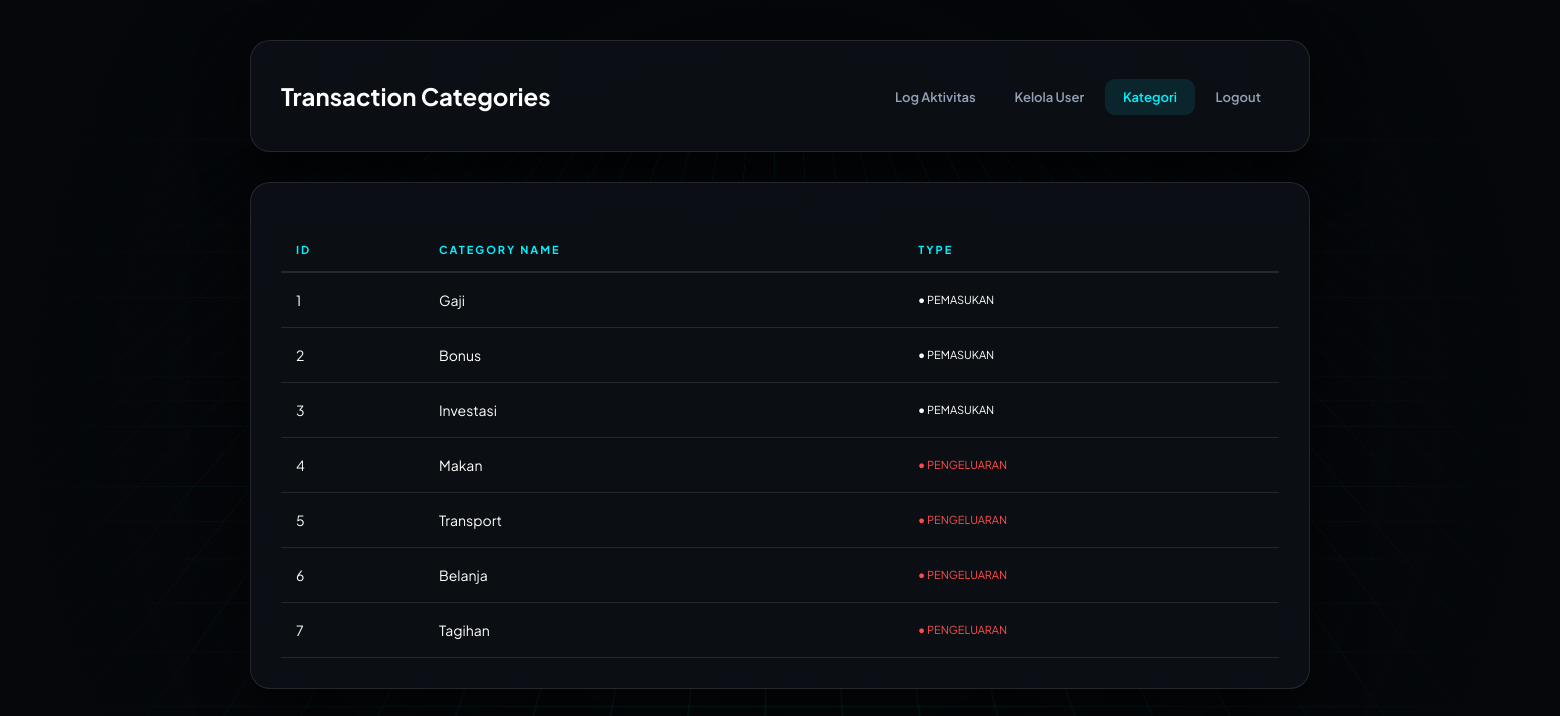
Screenshot of /kelola_kategori.php (signed in) with the database file from the repository.
### tables this page shows
CREATE TABLE `kategori` (
  `id_kategori` int NOT NULL AUTO_INCREMENT,
  `nama_kategori` varchar(50) NOT NULL,
  `tipe` enum('pemasukan','pengeluaran') NOT NULL,
  PRIMARY KEY (`id_kategori`)
);

### kelola_kategori.php (the view, shortened to what this page needs)
<?php include '../koneksi.php';
if ($_SESSION['role'] !== 'admin') { header("Location: ../index.php"); exit; } ?>
<!DOCTYPE html>
<html>
<head>
    <link rel="stylesheet" href="../style.css">
</head>
<body>
    <div class="container">
        <div class="header-box">
            <h2>Transaction Categories</h2>
            <div class="nav-links">
                <a href="dashboard.php">Log Aktivitas</a>
                <a href="kelola_user.php">Kelola User</a>
                <a href="kelola_kategori.php" class="active">Kategori</a>
                <a href="../index.php">Logout</a>
            </div>
        </div>
        <div class="card">
            <table>
                <thead>
                    <tr><th>ID</th><th>Category Name</th><th>Type</th></tr>
                </thead>
                <tbody>
                    <?php $q = mysqli_query($koneksi, "SELECT * FROM kategori");
                    while($r = mysqli_fetch_assoc($q)) {
                        $color = $r['tipe'] == 'pemasukan' ? 'var(--success)' : 'var(--danger)';
                        echo "<tr><td>{$r['id_kategori']}</td><td>{$r['nama_kategori']}</td><td style='color:$color; text-transform:uppercase; font-size:11px;'>● {$r['tipe']}</td></tr>";
                    } ?>
                </tbody>
            </table>
        </div>
    </div>
</body>
</html>

### style.css (style rules this page uses)
:root { --primary: #00f2ff; --secondary: #00ff88; --bg-dark: #05070a; --panel: rgba(13, 17, 23, 0.85); --border: rgba(255, 255, 255, 0.1); --text: #ffffff; --danger: #ff4d4d; }
body { margin: 0; padding: 0; background-color: var(--bg-dark); color: var(--text); font-family: 'Plus Jakarta Sans', sans-serif; min-height: 100vh; overflow-x: hidden; display: flex; flex-direction: column; perspective: 1000px; }
body::before { content: ""; position: fixed; width: 300%; height: 300%; top: -100%; left: -50%; background-image: linear-gradient(rgba(0, 242, 255, 0.1) 1px, transparent 1px), linear-gradient(90deg, rgba(0, 242, 255, 0.1) 1px, transparent 1px); background-size: 50px 50px; transform: rotateX(60deg); animation: moveGrid 20s linear infinite; z-index: -2; pointer-events: none; }
body::after { content: ""; position: fixed; top: 0; left: 0; width: 100%; height: 100%; background: radial-gradient(circle at center, transparent 20%, var(--bg-dark) 90%); z-index: -1; pointer-events: none; }
.container { width: 100%; max-width: 1100px; margin: 40px auto; padding: 0 20px; box-sizing: border-box; }
.header-box, .card { background: var(--panel); backdrop-filter: blur(15px); -webkit-backdrop-filter: blur(15px); border: 1px solid var(--border); border-radius: 20px; box-shadow: 0 20px 50px rgba(0,0,0,0.6); }
.header-box { display: flex; justify-content: space-between; align-items: center; padding: 20px 30px; margin-bottom: 30px; }
.card { padding: 30px; }
table { width: 100%; border-collapse: collapse; margin-top: 15px; }
th { text-align: left; color: var(--primary); font-size: 11px; text-transform: uppercase; letter-spacing: 2px; padding: 15px; border-bottom: 2px solid var(--border); }
td { padding: 18px 15px; border-bottom: 1px solid var(--border); font-size: 14px; }
.nav-links a { color: #94a3b8; text-decoration: none; padding: 10px 18px; border-radius: 10px; font-weight: 600; font-size: 13px; transition: 0.3s; }
.nav-links a:hover, .nav-links a.active { background: rgba(0, 242, 255, 0.1); color: var(--primary); }

### rows the page displays
kategori: id_kategori "1", nama_kategori "Gaji", tipe "PEMASUKAN"
kategori: id_kategori "2", nama_kategori "Bonus", tipe "PEMASUKAN"
kategori: id_kategori "3", nama_kategori "Investasi", tipe "PEMASUKAN"
kategori: id_kategori "4", nama_kategori "Makan", tipe "PENGELUARAN"
kategori: id_kategori "5", nama_kategori "Transport", tipe "PENGELUARAN"
kategori: id_kategori "6", nama_kategori "Belanja", tipe "PENGELUARAN"
kategori: id_kategori "7", nama_kategori "Tagihan", tipe "PENGELUARAN"
